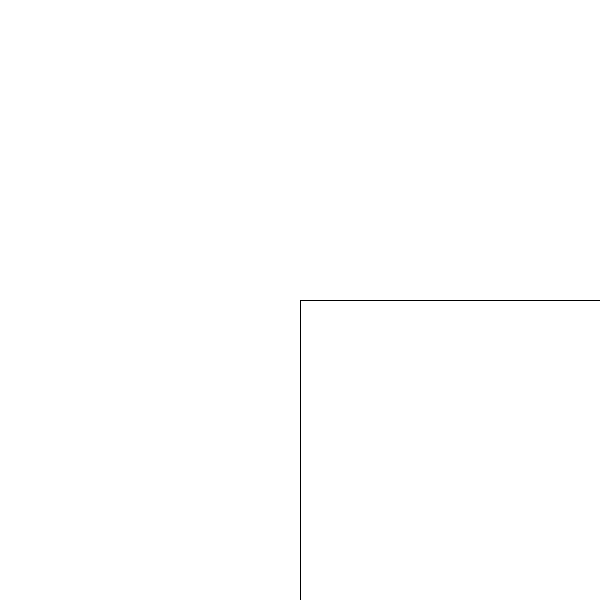
Frame 1 (no input)
Frame 60 (the mouse pressed at the canvas centre just before this capture): identical to frame 1, image omitted
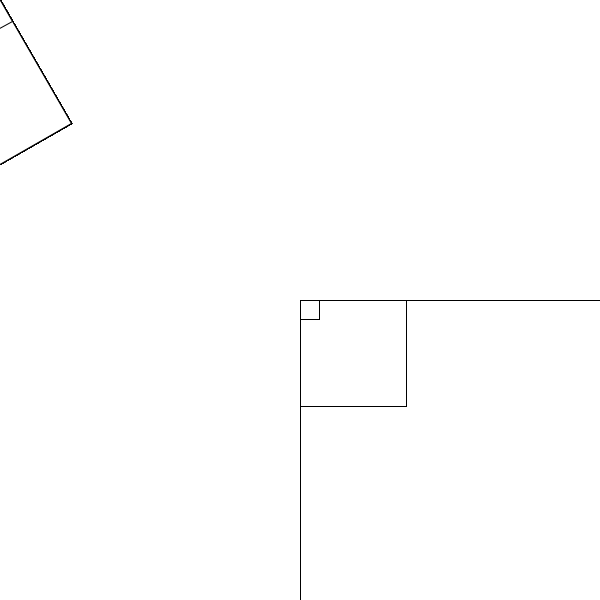
Frame 120 (the mouse held since frame 60 and released just before this capture)

The Processing sketch that drew these frames (run headless with seeded random() and noise(); from frame 60 on, the mouse is pressed at the canvas centre):

// Processing sketch: Week11BasicRecursion
// ── Week11BasicRecursion.pde
void setup() {
  size(600, 600);
  background(255);
  //noFill();
}

void draw() {
  drawRect(width/2, height/2, width);
}

void drawRect(int x, int y, float radius) {
  rect(x, y, radius, radius);


  if (radius > 10) {//base case
    radius *= .75; //makes radius smaller by .75
    pushMatrix();
    translate(x, y);
    float theta = mouseY;
    //theta += 30;
    rotate(radians(theta));
    drawRect(x, y, radius);
    //drawRect(x/4, y/4, radius/4);
    popMatrix();
  }
}
